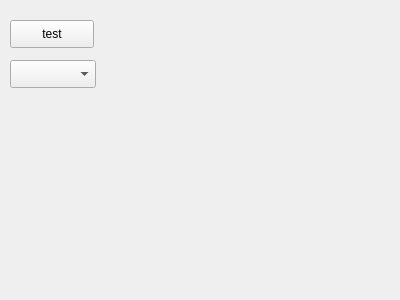
<?xml version="1.0" encoding="UTF-8"?>
<ui version="4.0">
 <class>OrderDelete</class>
 <widget class="QWidget" name="OrderDelete">
  <property name="geometry">
   <rect>
    <x>0</x>
    <y>0</y>
    <width>400</width>
    <height>300</height>
   </rect>
  </property>
  <property name="windowTitle">
   <string>Form</string>
  </property>
  <widget class="QComboBox" name="comboBox">
   <property name="geometry">
    <rect>
     <x>10</x>
     <y>60</y>
     <width>86</width>
     <height>28</height>
    </rect>
   </property>
  </widget>
  <widget class="QPushButton" name="pushButton">
   <property name="geometry">
    <rect>
     <x>10</x>
     <y>20</y>
     <width>84</width>
     <height>28</height>
    </rect>
   </property>
   <property name="text">
    <string>test</string>
   </property>
  </widget>
 </widget>
 <resources/>
 <connections/>
</ui>
